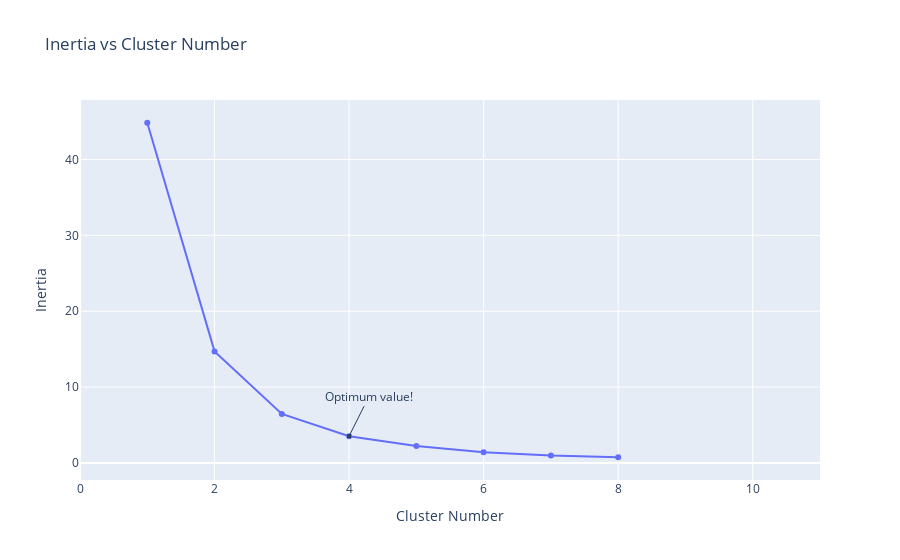

Notebook cell for this chart:
### Code cell
X = d[['CASES']]
inertia = []
for i in range(1,9):
    kmeans = KMeans(
        n_clusters=i, init="k-means++",
        n_init=10,
        tol=1e-04, random_state=42
    )
    kmeans.fit(X)
    inertia.append(kmeans.inertia_)
fig = go.Figure(data=go.Scatter(x=np.arange(1,9),y=inertia))
fig.update_layout(title="Inertia vs Cluster Number",xaxis=dict(range=[0,11],title="Cluster Number"),
                  yaxis={'title':'Inertia'},
                 annotations=[
        dict(
            x=4,
            y=inertia[3],
            xref="x",
            yref="y",
            text="Optimum value!",
            showarrow=True,
            arrowhead=7,
            ax=20,
            ay=-40
        )
    ])

### Figure 1 — Plotly figure (JSON) as saved in the notebook; plotly's stock layout.template omitted (floating-point values rounded to 4 significant figures)
{"data": [{"type": "scatter", "x": [1, 2, 3, 4, 5, 6, 7, 8], "y": [44.84, 14.7, 6.447, 3.523, 2.229, 1.395, 0.9672, 0.7427]}], "layout": {"annotations": [{"arrowhead": 7, "ax": 20, "ay": -40, "showarrow": true, "text": "Optimum value!", "x": 4, "xref": "x", "y": 3.523, "yref": "y"}], "title": {"text": "Inertia vs Cluster Number"}, "xaxis": {"range": [0, 11], "title": {"text": "Cluster Number"}}, "yaxis": {"title": {"text": "Inertia"}}}}
